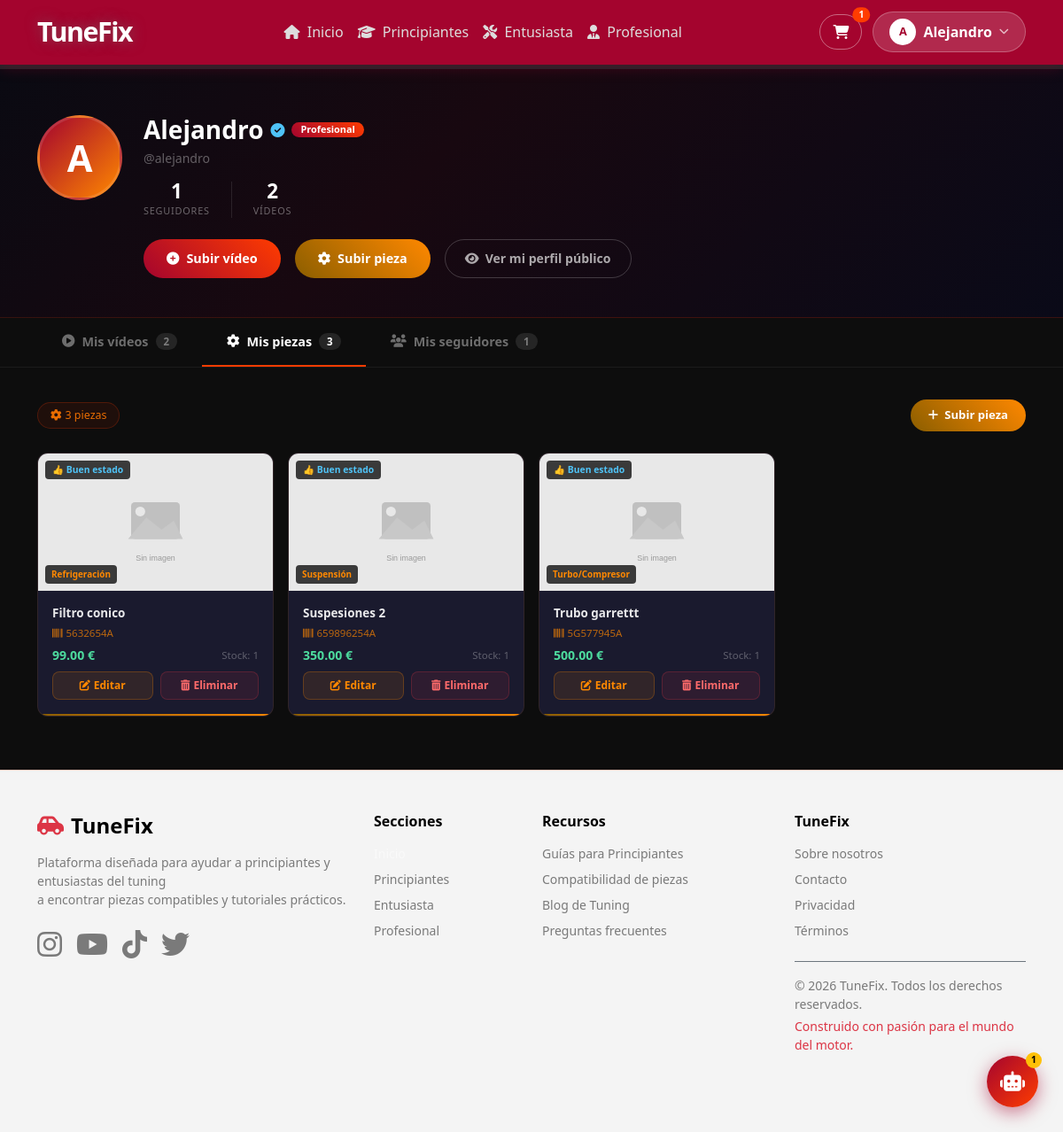
/mi-canal.php?tab=piezas (signed in), run on the app's committed database.
### tables this page shows
CREATE TABLE `usuario` (
  `id` int(11) NOT NULL,
  `nombre` varchar(100) NOT NULL,
  `email` varchar(150) NOT NULL,
  `contrasenia` varchar(255) NOT NULL,
  `rol` enum('principiante','entusiasta','profesional') NOT NULL DEFAULT 'principiante',
  `token_verificacion` varchar(64) DEFAULT NULL,
  `email_verificado` tinyint(1) NOT NULL DEFAULT 1
);

CREATE TABLE `pieza` (
  `id` int(11) NOT NULL,
  `referencia` varchar(50) NOT NULL,
  `nombre` varchar(100) NOT NULL,
  `descripcion` text DEFAULT NULL,
  `imagen` varchar(255) NOT NULL,
  `url` varchar(255) DEFAULT NULL,
  `proveedor_id` int(11) DEFAULT NULL,
  `categoria` varchar(100) DEFAULT NULL,
  `estado_pieza` enum('nueva','usada_buena','usada_desgaste') DEFAULT 'nueva',
  `precio` decimal(10,2) DEFAULT 0.00,
  `stock` int(11) DEFAULT 0,
  `garantia` varchar(50) DEFAULT 'Sin garantía',
  `activa` tinyint(1) DEFAULT 1,
  `created_at` timestamp NOT NULL DEFAULT current_timestamp(),
  `subido_por` int(11) DEFAULT NULL
);

### views/mi-canal/index.php (the view, shortened to what the rows shown need)
<section class="canal-banner">
  <div class="container">
    <div class="d-flex flex-column flex-md-row align-items-center align-items-md-start gap-4">
      <div class="canal-avatar">
        <?= mb_strtoupper(mb_substr(htmlspecialchars($miUsuario['nombre']), 0, 1)) ?>
      </div>
      <div class="flex-grow-1 text-center text-md-start">
        <div class="d-flex align-items-center gap-2 justify-content-center justify-content-md-start flex-wrap mb-1">
          <h2 class="text-white fw-bold mb-0 fs-3"><?= htmlspecialchars($miUsuario['nombre']) ?></h2>
          <?php if ($miUsuario['email_verificado']): ?>
            <span class="canal-verificado" title="Verificado"><i class="fas fa-circle-check"></i></span>
          <?php endif; ?>
          <span class="badge" style="background:linear-gradient(45deg,#a4042e,#ff3c00);font-size:0.68rem;border-radius:50px;padding:3px 10px;">
            Profesional
          </span>
        </div>
        <div class="mb-3" style="color:rgba(255,255,255,0.35);font-size:0.88rem;">@<?= htmlspecialchars($handle) ?></div>
        <div class="d-flex gap-4 justify-content-center justify-content-md-start align-items-center mb-4">
        </div>
        <div class="d-flex gap-3 justify-content-center justify-content-md-start flex-wrap">
        </div>
      </div>
    </div>
  </div>
</section>
<section class="canal-content">
  <div class="container">
    <?php if ($tab === 'videos'): ?>
    <div class="d-flex flex-column flex-sm-row align-items-start align-items-sm-center justify-content-between gap-3 mb-4">
      <div class="d-flex gap-2 flex-wrap">
        <?php foreach (['recientes' => 'Más recientes', 'populares' => 'A-Z', 'antiguos' => 'Más antiguos'] as $k => $lbl): ?>
          <a href="mi-canal.php?tab=videos&orden=<?= $k ?>"
             class="btn-filtro-canal <?= $orden === $k ? 'activo' : '' ?>">
            <?= $lbl ?>
          </a>
        <?php endforeach; ?>
      </div>
      <span class="badge-cnt"><i class="fas fa-video me-1"></i><?= $totalVideos ?> vídeo<?= $totalVideos !== 1 ? 's' : '' ?></span>
    </div>
    <?php if (empty($tutoriales)): ?>
      <div class="text-center py-5">
        <i class="fas fa-video-slash fa-4x empty-dark mb-4 d-block"></i>
        <h5 class="text-white-50">Aún no has subido ningún vídeo</h5>
        <p class="text-white-50 mb-4" style="font-size:0.88rem;">Comparte tu conocimiento con la comunidad de TuneFix.</p>
        <a href="subir-video.php" class="btn-subir-video" style="font-size:0.88rem;padding:9px 24px;">
          <i class="fas fa-plus-circle"></i> Subir primer vídeo
        </a>
      </div>
    <?php else: ?>
      <div class="row g-3">
        <?php foreach ($tutoriales as $t):
          $ytId  = $t['youtube_id'] ?? '';
          $thumb = $ytId
            ? "https://img.youtube.com/vi/{$ytId}/hqdefault.jpg"
            : (!empty($t['imagen']) ? $t['imagen'] : 'public/img/no-image.svg');
          $pieza = $t['pieza_nombre'] ?? 'General';
        ?>
          <div class="col-6 col-md-4 col-lg-3">
            <div class="card-video-canal"
                 onclick="verVideoCanal('<?= htmlspecialchars($ytId, ENT_QUOTES) ?>', '<?= htmlspecialchars($t['titulo'], ENT_QUOTES) ?>')">
              <div class="img-wrap">
                <img src="<?= htmlspecialchars($thumb) ?>"
                     alt="<?= htmlspecialchars($t['titulo']) ?>"
                     onerror="this.src='public/img/no-image.svg'">
                <div class="play-overlay-canal">
                  <div class="play-btn-canal"><i class="fas fa-play"></i></div>
                </div>
                <?php if ($ytId): ?>
                  <div class="yt-badge-canal"><i class="fab fa-youtube" style="color:#ff0000;"></i> YouTube</div>
                <?php endif; ?>
              </div>
              <div class="p-3">
                <div class="video-title-canal mb-2"><?= htmlspecialchars($t['titulo']) ?></div>
                <span class="badge-pieza-canal"><i class="fas fa-cog me-1"></i><?= htmlspecialchars($pieza) ?></span>
              </div>
              <div class="video-acento-canal"></div>
            </div>
          </div>
        <?php endforeach; ?>
      </div>
      <div class="text-center mt-5">
        <a href="subir-video.php" class="btn-subir-video" style="font-size:0.88rem;padding:9px 24px;">
          <i class="fas fa-plus-circle"></i> Subir otro vídeo
        </a>
      </div>
    <?php endif; ?>
    <?php elseif ($tab === 'piezas'): ?>
    <?php if (empty($piezas)): ?>
      <div class="text-center py-5">
        <i class="fas fa-cog fa-4x empty-dark mb-4 d-block"></i>
        <h5 class="text-white-50">Aún no has subido ninguna pieza</h5>
        <p class="text-white-50 mb-4" style="font-size:0.88rem;">Añade piezas al catálogo de TuneFix.</p>
        <a href="subir-pieza.php"
           style="background:linear-gradient(45deg,#8b5e00,#ff8800);border:none;color:#fff;font-weight:700;border-radius:50px;padding:10px 24px;font-size:0.88rem;text-decoration:none;display:inline-flex;align-items:center;gap:8px;">
          <i class="fas fa-plus-circle"></i> Subir primera pieza
        </a>
      </div>
    <?php else: ?>
      <div class="row g-3">
        <?php foreach ($piezas as $p):
          $thumb = !empty($p['imagen']) ? $p['imagen'] : (!empty($p['url']) ? $p['url'] : 'public/img/no-image.svg');
          $estadoLabels = ['nueva' => ['✨ Nueva','#00c87a'], 'usada_buena' => ['👍 Buen estado','#4fc3f7'], 'usada_desgaste' => ['⚠️ Desgaste','#ff8800']];
          [$estadoTxt, $estadoColor] = $estadoLabels[$p['estado_pieza']] ?? ['–','#aaa'];
        ?>
          <div class="col-6 col-md-4 col-lg-3">
            <div class="card-video-canal" style="border-color:rgba(255,136,0,0.1);">
              <a href="pieza-detalle.php?id=<?= $p['id'] ?>" style="text-decoration:none;display:block;">
                <div class="img-wrap">
                  <img src="<?= htmlspecialchars($thumb) ?>"
                       alt="<?= htmlspecialchars($p['nombre']) ?>"
                       onerror="this.src='public/img/no-image.svg'">
                  <div style="position:absolute;top:8px;left:8px;background:rgba(0,0,0,0.75);color:<?= $estadoColor ?>;font-size:.65rem;font-weight:700;padding:3px 8px;border-radius:4px;">
                    <?= $estadoTxt ?>
                  </div>
                  <?php if (!empty($p['categoria'])): ?>
                    <div style="position:absolute;bottom:8px;left:8px;background:rgba(0,0,0,0.75);color:#ff8800;font-size:.62rem;font-weight:700;padding:3px 7px;border-radius:4px;">
                      <?= htmlspecialchars($p['categoria']) ?>
                    </div>
                  <?php endif; ?>
                </div>
                <div class="p-3 pb-2">
                  <div class="video-title-canal mb-1"><?= htmlspecialchars($p['nombre']) ?></div>
                  <div style="font-size:0.72rem;color:rgba(255,136,0,0.7);margin-bottom:6px;">
                    <i class="fas fa-barcode me-1"></i><?= htmlspecialchars($p['referencia']) ?>
                  </div>
                  <div class="d-flex justify-content-between align-items-center">
                    <span style="color:#4ddb9e;font-weight:700;font-size:0.88rem;">
                      <?= $p['precio'] > 0 ? number_format((float)$p['precio'], 2) . ' €' : 'Sin precio' ?>
                    </span>
                    <span style="font-size:0.72rem;color:rgba(255,255,255,0.3);">Stock: <?= (int)$p['stock'] ?></span>
                  </div>
                </div>
              </a>
              <div class="d-flex gap-2 px-3 pb-3">
                <a href="editar-pieza.php?id=<?= $p['id'] ?>"
                   style="flex:1;text-align:center;font-size:0.75rem;font-weight:700;padding:6px 0;border-radius:8px;background:rgba(255,136,0,0.1);border:1px solid rgba(255,136,0,0.25);color:#ff8800;text-decoration:none;transition:all .2s;"
                   onmouseover="this.style.background='rgba(255,136,0,0.22)'" onmouseout="this.style.background='rgba(255,136,0,0.1)'">
                  <i class="fas fa-edit me-1"></i>Editar
                </a>
                <form method="POST" action="editar-pieza.php" style="flex:1;" onsubmit="return confirm('¿Eliminar esta pieza del catálogo?')">
                  <button type="submit"
                          style="width:100%;font-size:0.75rem;font-weight:700;padding:6px 0;border-radius:8px;background:rgba(220,53,69,0.1);border:1px solid rgba(220,53,69,0.25);color:#ff6b6b;cursor:pointer;transition:all .2s;"
                          onmouseover="this.style.background='rgba(220,53,69,0.22)'" onmouseout="this.style.background='rgba(220,53,69,0.1)'">
                    <i class="fas fa-trash-alt me-1"></i>Eliminar
                  </button>
                </form>
              </div>
              <div style="height:2px;background:linear-gradient(90deg,#8b5e00,#ff8800);"></div>
            </div>
          </div>
        <?php endforeach; ?>
      </div>
    <?php endif; ?>
    <?php endif; ?>
  </div>
</section>

### data on the page
usuario: nombre "A", nombre "Alejandro"
pieza: estadoTxt "👍 Buen estado", categoria "Refrigeración", nombre "Filtro conico", referencia "5632654A", precio "99.00", stock "1"
pieza: estadoTxt "👍 Buen estado", categoria "Suspensión", nombre "Suspesiones 2", referencia "659896254A", precio "350.00", stock "1"
pieza: estadoTxt "👍 Buen estado", categoria "Turbo/Compresor", nombre "Trubo garrettt", referencia "5G577945A", precio "500.00", stock "1"

### other printed values
$_carritoCount "1"
$inicialNav "A"
$nombreNav "Alejandro"
$handle "alejandro"
$totalSeguidores "1"
$totalVideos "2"
$totalPiezas "3"
